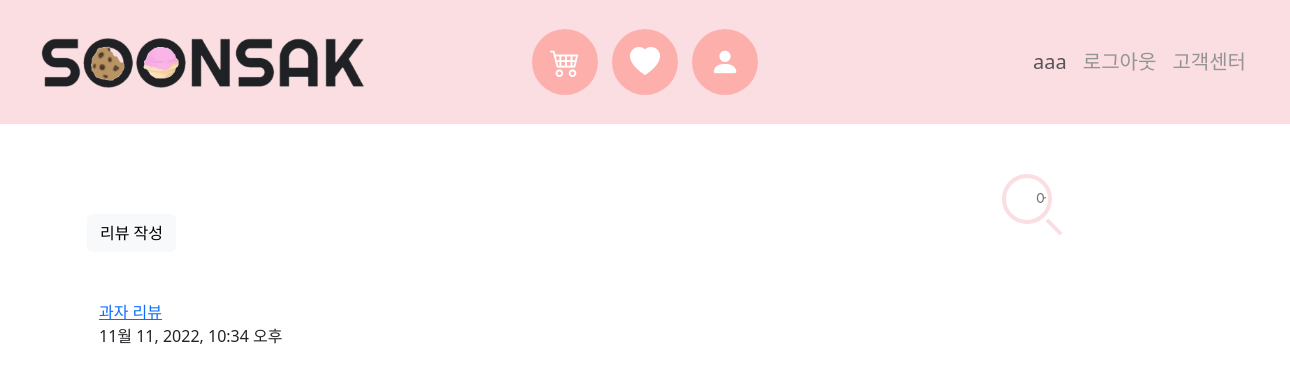
The page /reviews/ (signed in) on the database its author committed.
### accounts/models.py (models this page shows)
class User(AbstractUser):
    pass
    address = models.CharField(max_length=250)
    followings = models.ManyToManyField('self', symmetrical=False, related_name='followers')
    profile_image = ProcessedImageField(
        upload_to="images/accounts/",
        blank=True,
        processors=[ResizeToFill(300, 300)],
        format="JPEG",
        options={"quality": 100},
    )

### reviews/models.py (models this page shows)
class Review(models.Model):
    content = models.TextField()
    review_image = ProcessedImageField(
        upload_to="images/reviews/",
        blank=True,
        processors=[ResizeToFill(300, 480)],
        format="JPEG",
        options={"quality": 100},
    )
    created_at = models.DateTimeField(auto_now_add=True)
    updated_at = models.DateTimeField(auto_now=True)
    user = models.ForeignKey(User, on_delete=models.CASCADE, related_name='review_user')

### reviews/views.py (the view)
# urls.py: path('', views.index, name="index"),
def index(request):
    reviews = Review.objects.order_by('-pk')
    context = {
        'reviews' : reviews
    }
    return render(request, 'reviews/index.html', context)

### reviews/templates/reviews/index.html (shortened to what this page needs)
{% extends 'base.html' %}
{% load django_bootstrap5 %}
{% block content %}
  <a href="{% url 'reviews:create' %}" class="btn btn-light">리뷰 작성</a>
  <div class="container mt-5">
    {% for review in reviews %}
      <a href="{% url 'reviews:detail' review.pk %}">{{ review.content }}</a>
      <p>{{ review.created_at }}</p>
    {% endfor %}
  </div>
{% endblock content %}

### templates/base.html (shortened to what this page needs)
{% load static %}
{% load django_bootstrap5 %}
<!DOCTYPE html>
<html lang="en">
  <head>
    <link rel="stylesheet" href="https://cdn.jsdelivr.net/npm/bootstrap-icons@1.5.0/font/bootstrap-icons.css">
    <link href="https://cdn.jsdelivr.net/npm/bootstrap@5.2.2/dist/css/bootstrap.min.css" rel="stylesheet">
    <link rel="stylesheet" href="https://use.fontawesome.com/releases/v5.3.1/css/all.css">
    {% bootstrap_css %}
    <link rel="stylesheet" href="{% static 'css/style.css' %}">
  </head>
  <body>
    <nav class="navbar navbar-expand-lg" style="background-color: #FADEE1;">
      <div class="container-fluid">
        <div class="ps-3">
          <a class="navbar-brand" href="{% url 'accounts:index' %}">
            <img src="{% static 'images/black2.png' %}" alt="SOONSAK" width="350px;">
          </a>
        </div>
        <div>
          <div class="collapse navbar-collapse" id="navbarSupportedContent">
            <div class="d-flex flex-column navbar-nav me-auto mb-2 mb-lg-0 align-items-center">
              <ul>
                <li>
                  <a href="#">
                    <i class="fas bi bi-cart4"></i>
                  </a>
                </li>
                <li>
                  <a href="#">
                    <i class="fas bi bi-heart-fill"></i>
                  </a>
                </li>
                <li>
                  <a href="">
                    <i class="fas bi bi-person-fill"></i>
                  </a>
                </li>
              </ul>
              <div class="menu">
                {% if request.user.is_authenticated %}
                  <li>
                    <a href="{% url 'accounts:detail' user.pk %}" class="text-muted">{{ request.user }}</a>
                  </li>
                  <li>
                    <a href="{% url 'accounts:logout' %}">로그아웃</a>
                  </li>
                {% endif %}
                <li>
                  <a href="#">고객센터</a>
                </li>
              </div>
            </div>
          </div>
        </div>
      </div>
    </nav>
    <div class="d-flex justify-content-center">
      <form id="content">
        <input type="text" name="input" class="q_input_css" id="search-input" placeholder="       어떤 과자를 찾고 계신가요?">
        <button type="reset" class="search" id="search-btn"></button>
      </form>
    </div>
    <div class="container" style="margin-top: 90px;">
      {% block content %}{% endblock content %}
    </div>
  </body>
</html>

### static/css/style.css (style rules this page uses)
ul { position: absolute; top:50%; left:50%; transform: translate(-50%, -50%); margin: 0; padding: 0; display: flex; }
ul li { list-style: none; }
ul li a { position: relative; display: block; width: 60px; height: 60px; background: #FDAFAB; color: #fff; text-align: center; line-height: 60px; margin: 0 10px; box-shadow: 0 0 0 3px #FDAFAB; overflow: hidden; border-radius: 50%; }
ul li a i.fas { position: relative; font-size: 30px; width: 100%; height: 100%; line-height: 60px; transition: 0.5s; }
ul li a:before { content: ' '; position: absolute; top: 0; left: 0; width: 100%; height: 100%; background: #fff; transform-origin: top; transform: scaleY(0); transition: transform 0.5s; }
.menu { display: flex; margin-right: 2rem; font-size: 20px; }
.menu li a { position: relative; text-decoration: none; color: #949494; margin-left: 1rem; }
.menu li a::before { content: ""; height: 4px; width: 0; border-radius: 2px; transition: 0.3s; position: absolute; bottom: 0; left: 0; }
#content { position: absolute; height: 50px; width: 300px; margin-left: 170px; top: 28%; left: 80%; transform: translate(-50%, -50%); }
.q_input_css { box-sizing: border-box; width: 50px; height: 50px; border: 4px solid #FADEE1; border-radius: 50%; background: none; color: #FADEE1; font-size: 16px; font-weight: 400; font-family: Roboto; outline: 0; -webkit-transition: width 0.4s ease-in-out, border-radius 0.8s ease-in-out, padding 0.2s; transition: width 0.4s ease-in-out, border-radius 0.8s ease-in-out, padding 0.2s; -webkit-transition-delay: 0.4s; transition-delay: 0.4s; -webkit-transform: translate(-100%, -50%); -ms-transform: translate(-100%, -50%); transform: translate(-100%, -50%); }
.search { background: none; position: absolute; top: 0px; left: 0; height: 50px; width: 50px; padding: 0; border-radius: 100%; outline: 0; border: 0; color: inherit; cursor: pointer; -webkit-transition: 0.2s ease-in-out; transition: 0.2s ease-in-out; -webkit-transform: translate(-100%, -50%); -ms-transform: translate(-100%, -50%); transform: translate(-100%, -50%); }
.search:before { content: ""; position: absolute; width: 20px; height: 4px; background-color: #FADEE1; -webkit-transform: rotate(45deg); -ms-transform: rotate(45deg); transform: rotate(45deg); margin-top: 26px; margin-left: 17px; -webkit-transition: 0.2s ease-in-out; transition: 0.2s ease-in-out; }

### rows shown on the page
User: user "aaa"
Review: content "과자 리뷰", created_at "11월 11, 2022, 10:34 오후"
